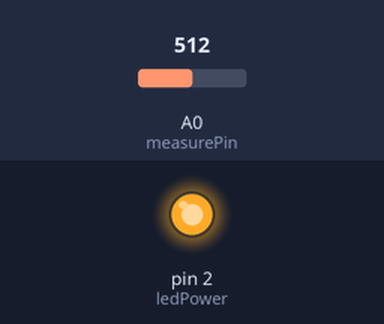
A sketch run on a simulated Arduino Uno, built with avr-gcc and run on an emulated ATmega328P. Shown: output pins drawn as LEDs (lit = HIGH). Inputs (shaded band) come from the test bench; at power-on: A0 (measurePin) = 512. What the sketch prints to the serial monitor is not drawn.

Above: at 0.1 s.
Timing chart, 0 to 1.6 s (numbered marks = the images above):
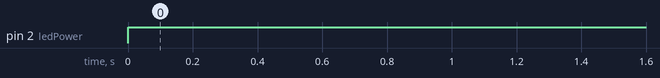

Measured:
- by itself, pin 2 (ledPower): LOW → HIGH at 0.00 s

The sketch:

sketch_nov22a.ino
```cpp
int measurePin = 0; // 连接模拟口 0
int ledPower = 2; // 连接数字口 2

int samplingTime = 280;
int deltaTime = 40;
int sleepTime = 9680;

float voMeasured = 0;
float voMeasuredLast = 2.0;
float calcVoltage = 0;
float dustDensity = 0;
float dust = 0;
String dustlength = "";
int ms = 2000;
float a[10];
float average = 0;
float lastAverage = 0;
float sum = 0;
int i = 0;

void setup(){
    Serial.begin(9600);
    pinMode(ledPower,OUTPUT);
}

void loop(){
    digitalWrite(ledPower,LOW); // 开启内部 LED
    delayMicroseconds(samplingTime); // 开启 LED 后的 280us 的等待时间
    voMeasured = analogRead(measurePin); // 读取模拟值
    delayMicroseconds(deltaTime); // 40us 等待时间
    digitalWrite(ledPower,HIGH); // 关闭 LED
    voMeasured = voMeasuredLast + (voMeasured - voMeasuredLast) / 10.0;
    delayMicroseconds(sleepTime);
    // ADC 得到测量精确值
    calcVoltage = voMeasured * (5.0 / 1024.0); // 0 - 5V 映射到 0 - 1023 整数区间
    // linear eqaution taken from
    // Chris Nafis (c) 2012
    dustDensity = 0.17 * calcVoltage - 0.1;
    dust = dustDensity * 1000; // 将电压值转换为粉尘密度输出单位
    a[i++] = dust;
    if(i == 10){
        for (int j = 0; j < 10; j++){
            sum += a[j];
        }
        average = sum/10;
        average = lastAverage * 0.125 + average * 0.875;
        memset(a, 0, sizeof(int) * 10);
        i = 0;
        sum = 0;
        Serial.print("d:");
        Serial.println(average); // 输出单位: 毫克/立方米
        lastAverage = average;
    }

    voMeasuredLast = voMeasured;
    dustlength = String(average);
    ms += dustlength.length();
    delay(ms);
    ms = 2000;
    average = 0;
}
```
